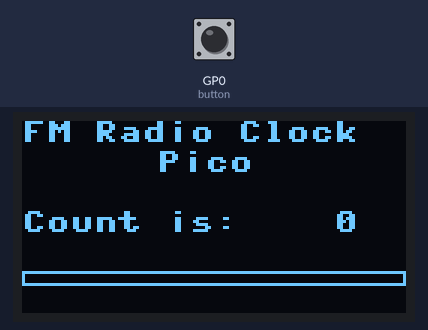
This program was run on a simulated Raspberry Pi Pico running MicroPython. Parts: 128×64 one-colour display. Inputs (shaded band) come from the test bench; at power-on: GP0 (button) LOW.

Above: at 1.2 s.
1.3 s: GP0 (button) pulled HIGH for 0.15 s
At 2.2 s:
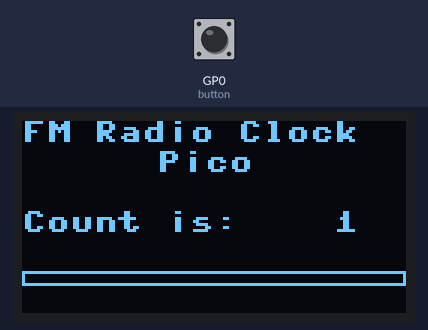
2.9 s: GP0 (button) pulled HIGH for 1 s
At 4.7 s:
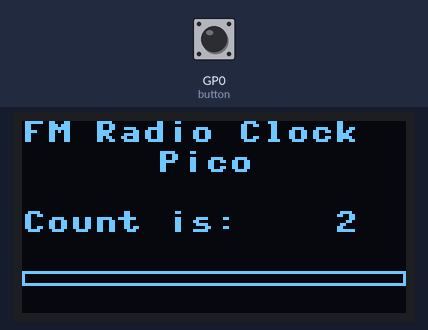
5.4 s: GP0 (button) pulled HIGH for 0.15 s
7.0 s: GP0 (button) pulled HIGH for 1 s
At 9.4 s:
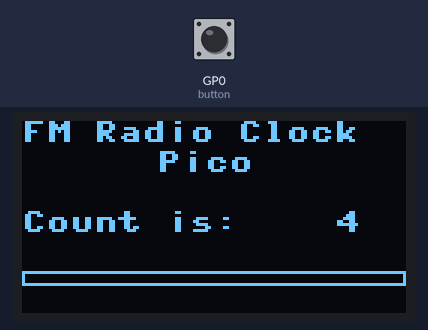
Timing chart, 0 to 10.5 s (numbered marks = the images above; inputs shaded):
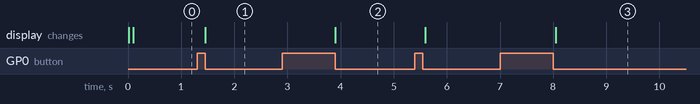

The program:

display_button_debounced.py
```python
from machine import Pin, SPI
import utime

# Requires ssd1306.py (from micropython-lib) saved on the Pico.
from ssd1306 import SSD1306_SPI # OLED driver
import framebuf # frame buffer used by the OLED driver

Count = 0 # counts the number of times button is pressed
Last_press = 0 # last time we pressed the button

#--------------------
button = machine.Pin(0, machine.Pin.IN, machine.Pin.PULL_DOWN)
#--------------------


# OLED resolution
SCREEN_WIDTH = 128 # columns
SCREEN_HEIGHT = 64 # rows


# Initialize I/O pins associated with the oled display SPI interface

spi_sck = Pin(18) # SPI0 SCK
spi_sda = Pin(19) # SPI0 TX (MOSI)
spi_res = Pin(21) # OLED reset
spi_dc  = Pin(20) # OLED data/command select
spi_cs  = Pin(17) # OLED chip select

#
# SPI bus number must match the wiring
#
SPI_DEVICE = 0 # OLED is wired to SPI0

#
# initialize the SPI interface for the OLED display
#
oled_spi = SPI( SPI_DEVICE, baudrate= 100000, sck= spi_sck, mosi= spi_sda )

#
# Initialize the display
#
oled = SSD1306_SPI( SCREEN_WIDTH, SCREEN_HEIGHT, oled_spi, spi_dc, spi_res, spi_cs, True )

def Button_Pressed(button):
    global Count, Last_press
    new_time = utime.ticks_ms()
    if(new_time-Last_press) > 50:
        Count += 1
        Last_press = new_time


button.irq(trigger=machine.Pin.IRQ_FALLING, handler=Button_Pressed)


# setup a timer when the switch is first closed or opened
# ignoring the bouncing signal for 1/5 of a second (200 msec)
# by then the button state has settled and the new value can be returned


while ( True ):


#
# Clear the buffer
#
        oled.fill(0)

#
# Update the text on the screen
#
        oled.text("FM Radio Clock", 0, 0) # Text at column 0, row 0
        oled.text("Pico", 45, 10) # Text at x=45, y=10
        oled.text("Count is: %4d" % Count, 0, 30 ) # Print the value stored in the variable Count.

#
# Draw box below the text
#
        oled.rect( 0, 50, 128, 5, 1  )

#
# Transfer the buffer to the screen
#
        oled.show()
```

Measured:
- after the input at 1.3 s, the display: changes after 0.15 s (image 1)
- after the input at 2.9 s, the display: changes after 1.0 s (image 2)
- after the input at 7.0 s, the display: changes after 1.0 s (image 3)
